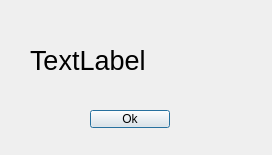
<?xml version="1.0" encoding="UTF-8"?>
<ui version="4.0">
 <class>MyDialog</class>
 <widget class="QDialog" name="MyDialog">
  <property name="geometry">
   <rect>
    <x>0</x>
    <y>0</y>
    <width>272</width>
    <height>155</height>
   </rect>
  </property>
  <property name="windowTitle">
   <string>Dialog</string>
  </property>
  <widget class="QLabel" name="label">
   <property name="geometry">
    <rect>
     <x>30</x>
     <y>40</y>
     <width>211</width>
     <height>41</height>
    </rect>
   </property>
   <property name="font">
    <font>
     <pointsize>20</pointsize>
    </font>
   </property>
   <property name="text">
    <string>TextLabel</string>
   </property>
  </widget>
  <widget class="QPushButton" name="pushButton">
   <property name="geometry">
    <rect>
     <x>90</x>
     <y>110</y>
     <width>80</width>
     <height>18</height>
    </rect>
   </property>
   <property name="text">
    <string>Ok</string>
   </property>
  </widget>
 </widget>
 <resources/>
 <connections/>
</ui>
